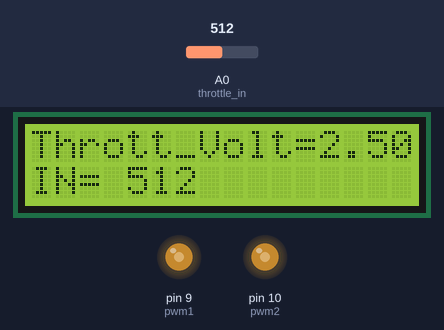
Recording of a sketch running on a simulated Arduino Uno, built with avr-gcc and run on an emulated ATmega328P. On the bench: 16×2 character LCD, output pins drawn as LEDs (lit = HIGH). The test bench sets the inputs (shaded band); at power-on: A0 (throttle_in) = 512.

Above: at 0.82 s.
1.3 s: A0 (throttle_in) set to 109
At 2.04 s:
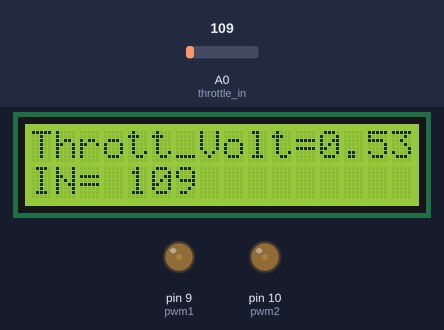
4.0 s: A0 (throttle_in) set to 89
At 5.1 s:
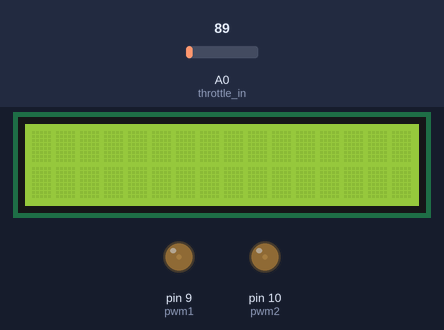
5.5 s: A0 (throttle_in) set to 0
At 6.1 s:
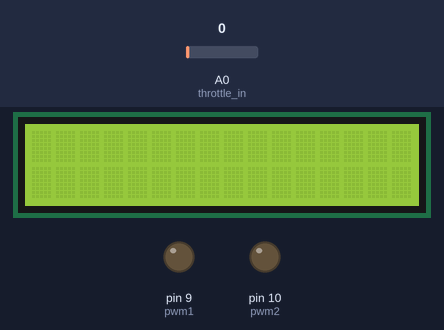
8.5 s: A0 (throttle_in) set to 3
10.0 s: A0 (throttle_in) set to 6
At 10.3 s:
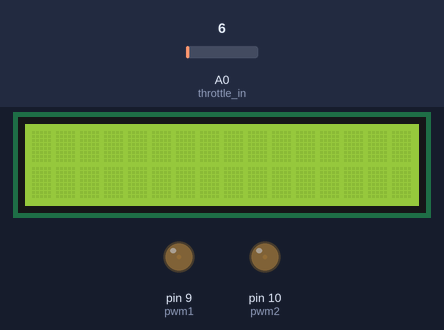
13.0 s: A0 (throttle_in) set to 1023
At 14.4 s:
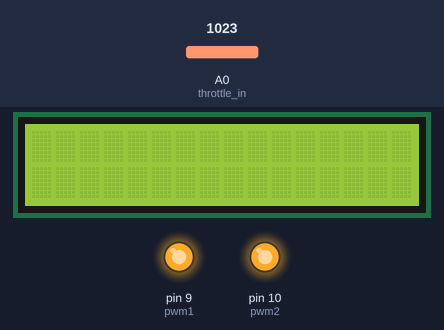
Timing chart, 0 to 16.0 s (numbered marks = the images above; inputs shaded):
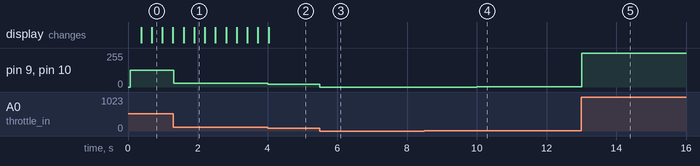

Measured:
- the behaviour switches between 100 and 99 on A0 (throttle_in) (found by bisection; images 1 and 2)
- after the input at 1.3 s, pin 9 (pwm1), pin 10 (pwm2): 127/255 → 27/255 at once
- after the input at 4.0 s, pin 9 (pwm1), pin 10 (pwm2): 27/255 → 22/255 at once
- after the input at 5.5 s, pin 9 (pwm1), pin 10 (pwm2): 22/255 → 0/255 at once
- after the input at 8.5 s, every drawn part: stays the same
- after the input at 10.0 s, pin 9 (pwm1), pin 10 (pwm2): 0/255 → 1/255 at once
- after the input at 13.0 s, pin 9 (pwm1), pin 10 (pwm2): 1/255 → 255/255 at once

The sketch:

pwm_gen_1.ino
```cpp
#include <LiquidCrystal.h>
LiquidCrystal lcd(12, 11, 5, 4, 3, 2);
int pwm1 = 9;
int pwm2 = 10;
const int throttle_in = A0;
int throttle_value= 0;
int throttle_out = 0;
void setup()
{
  lcd.begin(16,2);
  }
  void loop()
  {
     lcd.setCursor(0, 0);
     throttle_value =  analogRead(throttle_in);
     throttle_out = map(throttle_value, 0, 1023, 0, 255);
     analogWrite(pwm1,throttle_out);
     analogWrite(pwm2,throttle_out);
     int throttle_volt = analogRead(A0);
     float voltage =  throttle_volt * (5.0 / 1023.0);
     lcd.print("Thrott_Volt=") ;
     lcd.setCursor(12, 0);
     lcd.print(voltage);
     lcd.setCursor(0, 1);
     lcd.print("IN=") ;
     lcd.setCursor(4,1);
     lcd.print(throttle_value);
     lcd.setCursor(0,2);
     delay(5);
     lcd.clear();
  }
```
